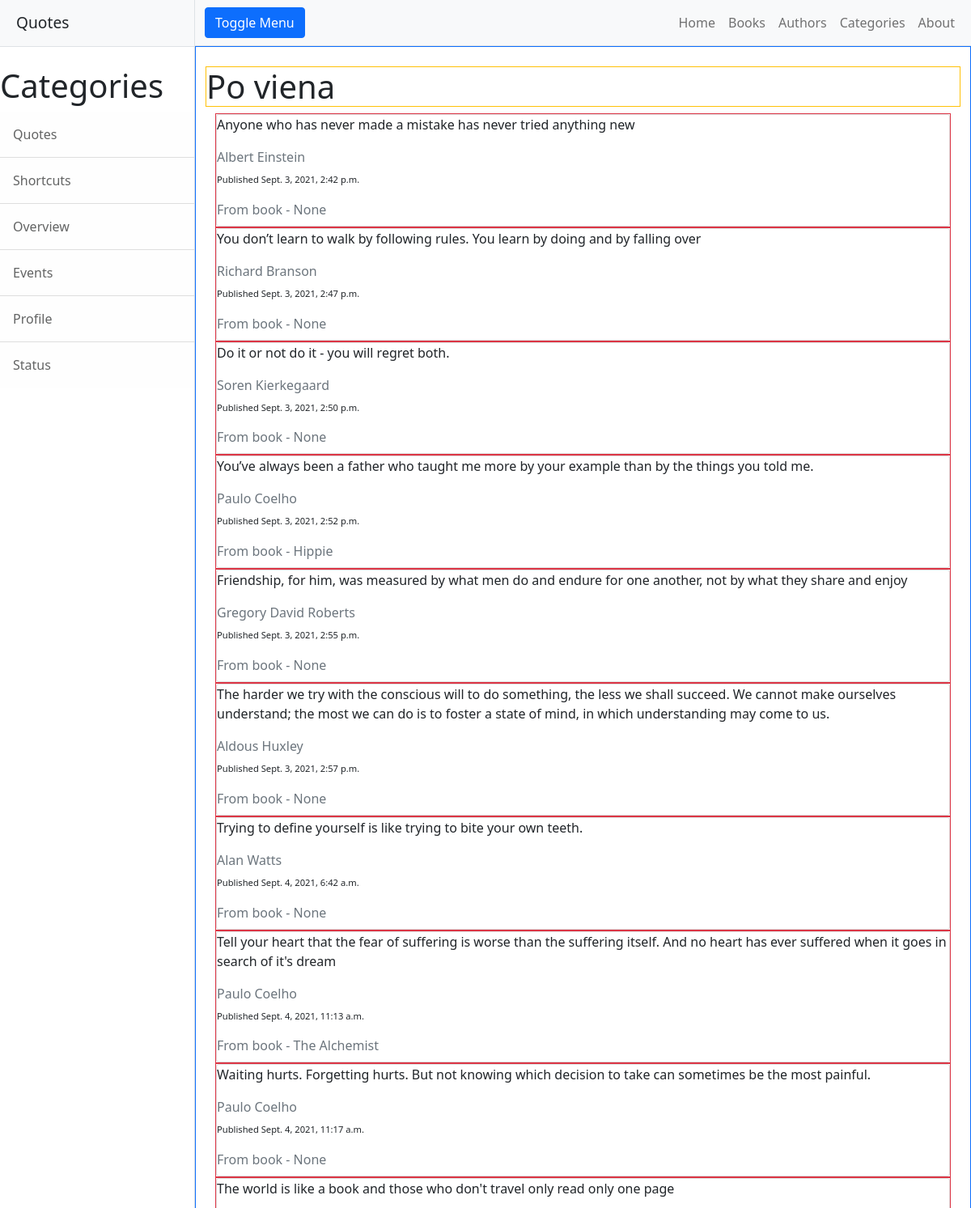
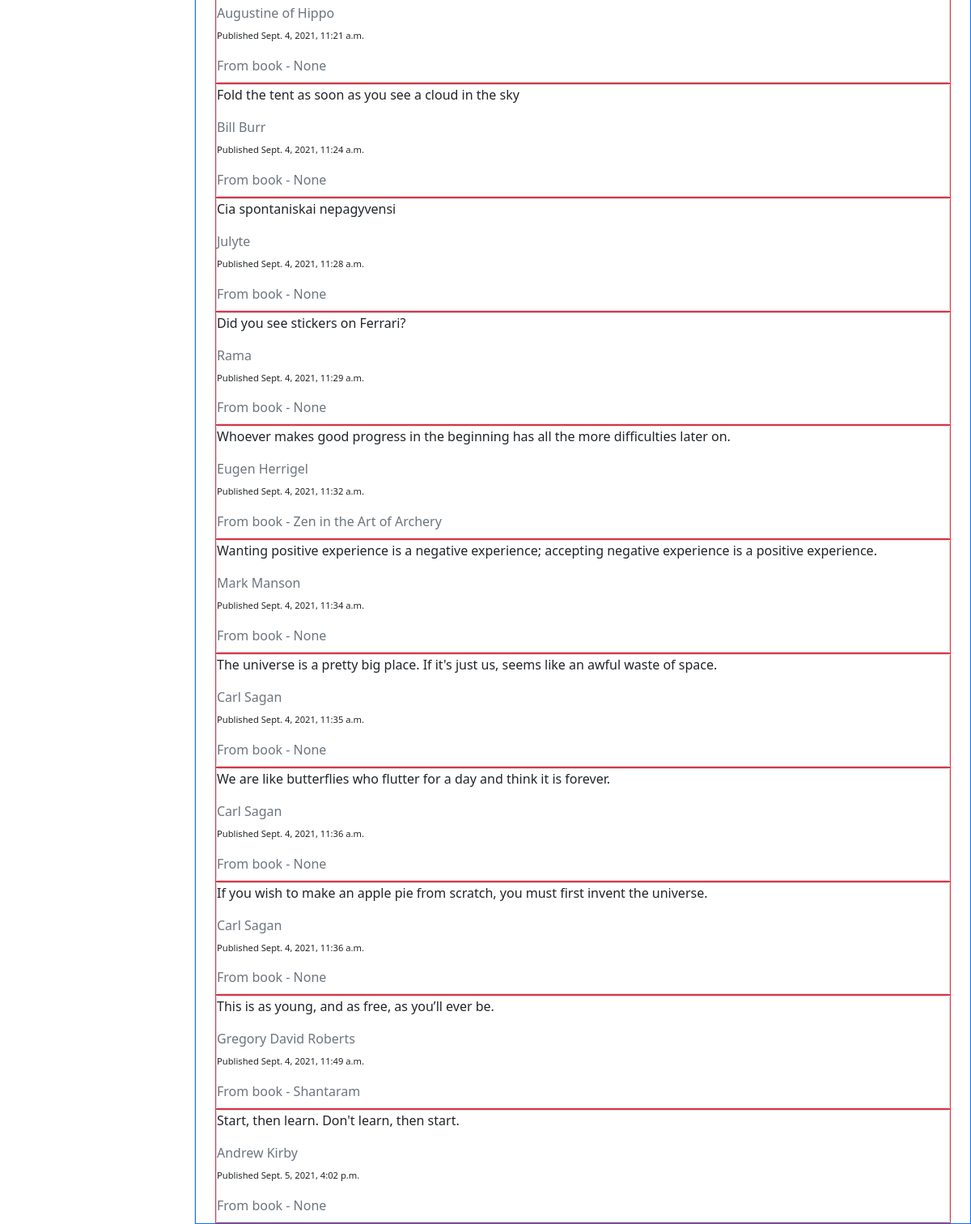
The page / on the database its author committed (2 pictures, top to bottom).
### app1/models.py (models this page shows, shortened)
class Quote(models.Model):
    author = models.ForeignKey(Author, null=True, on_delete= models.SET_NULL)
    category = models.ManyToManyField(Category)
    text = models.TextField(null=True)
    book = models.ForeignKey(Book, null=True, blank=True, on_delete= models.SET_NULL)
    published = models.DateTimeField("date published", auto_now_add=True)
    class Meta:
        ordering = ['published']

class Author(models.Model):
    name = models.CharField(max_length=50, null=True)
    bio = models.TextField()
    birth_date = models.CharField(max_length=30, null=True)
    birth_place = models.CharField(max_length=100, null=True, blank=True)
    death_date = models.CharField(max_length=30, null=True, blank=True)
    death_place = models.CharField(max_length=100, null=True, blank=True)
    cause_of_death = models.CharField(max_length=100, null=True, blank=True)
    def __str__(self):
        return self.name
    class Meta:
        ordering = ['name']

class Book(models.Model):
    name = models.CharField(max_length=100, null=True)
    author = models.ForeignKey(Author, null=True, on_delete= models.SET_NULL)
    publihed = models.CharField(max_length=30, null=True)
    pages = models.CharField(max_length=30, null=True)
    read_in = models.CharField(max_length=100, null=True)
    summary = models.TextField()
    def __str__(self):
        return self.name
    class Meta:
        ordering = ['name']

### app1/views.py (the view)
# urls.py: path("", views.index, name="index"),
def index(request):
    return render(request=request,
                  template_name="app1/index.html",
                  context={"quote": Quote.objects.all})

### app1/templates/app1/index.html
{% extends 'app1/header.html' %}
{% block content %}
<div class="container-fluid border border-primary">
    <h1 class="mt-4 border border-warning">Po viena</h1>
    {% for cit in quote %}
    <div class="container"
	<div class="row ">
	    <div class="col s12 m6 border border-danger">
		<div class="card hoverable">
		    <p>{{cit.text}}</p>
		    <span class="card-title text-muted">{{cit.author}}</span>
		    <p style="font-size:70% ">Published {{cit.published}}</p>
		    <span class="card-title text-muted">From book - {{cit.book}}</span>
		</div>
	    </div>
	</div>
	{% endfor %}
	{% endblock %}

### rows shown on the page
Quote: text "Anyone who has never made a mistake has never tried anything new", author "Albert Einstein", published "Sept. 3, 2021, 2:42 p.m.", book "None"
Quote: text "You don’t learn to walk by following rules. You learn by doing and by falling over", author "Richard Branson", published "Sept. 3, 2021, 2:47 p.m.", book "None"
Quote: text "Do it or not do it - you will regret both.", author "Soren Kierkegaard", published "Sept. 3, 2021, 2:50 p.m.", book "None"
Quote: text "You’ve always been a father who taught me more by your example than by the things you told me.", author "Paulo Coelho", published "Sept. 3, 2021, 2:52 p.m.", book "Hippie"
Quote: text "Friendship, for him, was measured by what men do and endure for one another, not by what they share and enjoy", author "Gregory David Roberts", published "Sept. 3, 2021, 2:55 p.m.", book "None"
Quote: text "The harder we try with the conscious will to do something, the less we shall succeed. We cannot make ourselves understand; the most we can do is to foster a state of mind, in which understanding may come to us.", author "Aldous Huxley", published "Sept. 3, 2021, 2:57 p.m.", book "None"
Quote: text "Trying to define yourself is like trying to bite your own teeth.", author "Alan Watts", published "Sept. 4, 2021, 6:42 a.m.", book "None"
Quote: text "Tell your heart that the fear of suffering is worse than the suffering itself. And no heart has ever suffered when it goes in search of it's dream", author "Paulo Coelho", published "Sept. 4, 2021, 11:13 a.m.", book "The Alchemist"
Quote: text "Waiting hurts. Forgetting hurts. But not knowing which decision to take can sometimes be the most painful.", author "Paulo Coelho", published "Sept. 4, 2021, 11:17 a.m.", book "None"
Quote: text "The world is like a book and those who don't travel only read only one page", author "Augustine of Hippo", published "Sept. 4, 2021, 11:21 a.m.", book "None"
Quote: text "Fold the tent as soon as you see a cloud in the sky", author "Bill Burr", published "Sept. 4, 2021, 11:24 a.m.", book "None"
Quote: text "Cia spontaniskai nepagyvensi", author "Julyte", published "Sept. 4, 2021, 11:28 a.m.", book "None"
Quote: text "Did you see stickers on Ferrari?", author "Rama", published "Sept. 4, 2021, 11:29 a.m.", book "None"
Quote: text "Whoever makes good progress in the beginning has all the more difficulties later on.", author "Eugen Herrigel", published "Sept. 4, 2021, 11:32 a.m.", book "Zen in the Art of Archery"
Quote: text "Wanting positive experience is a negative experience; accepting negative experience is a positive experience.", author "Mark Manson", published "Sept. 4, 2021, 11:34 a.m.", book "None"
Quote: text "The universe is a pretty big place. If it's just us, seems like an awful waste of space.", author "Carl Sagan", published "Sept. 4, 2021, 11:35 a.m.", book "None"
Quote: text "We are like butterflies who flutter for a day and think it is forever.", author "Carl Sagan", published "Sept. 4, 2021, 11:36 a.m.", book "None"
Quote: text "If you wish to make an apple pie from scratch, you must first invent the universe.", author "Carl Sagan", published "Sept. 4, 2021, 11:36 a.m.", book "None"
Quote: text "This is as young, and as free, as you’ll ever be.", author "Gregory David Roberts", published "Sept. 4, 2021, 11:49 a.m.", book "Shantaram"
Quote: text "Start, then learn. Don't learn, then start.", author "Andrew Kirby", published "Sept. 5, 2021, 4:02 p.m.", book "None"
